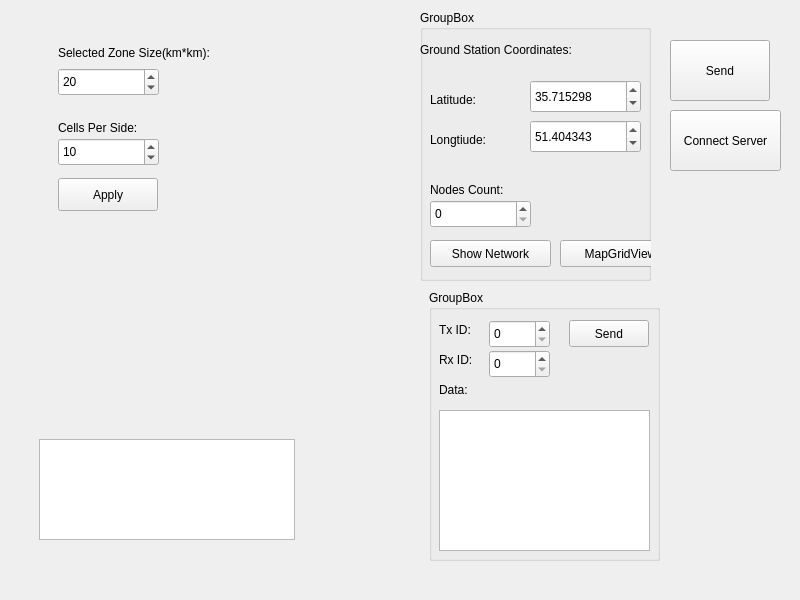
<?xml version="1.0" encoding="UTF-8"?>
<ui version="4.0">
 <class>MainWindow</class>
 <widget class="QMainWindow" name="MainWindow">
  <property name="geometry">
   <rect>
    <x>0</x>
    <y>0</y>
    <width>800</width>
    <height>600</height>
   </rect>
  </property>
  <property name="windowTitle">
   <string>MainWindow</string>
  </property>
  <widget class="QWidget" name="centralwidget">
   <widget class="QWidget" name="widget" native="true">
    <property name="geometry">
     <rect>
      <x>9</x>
      <y>9</y>
      <width>400</width>
      <height>582</height>
     </rect>
    </property>
    <property name="sizePolicy">
     <sizepolicy hsizetype="Fixed" vsizetype="Minimum">
      <horstretch>0</horstretch>
      <verstretch>0</verstretch>
     </sizepolicy>
    </property>
    <property name="minimumSize">
     <size>
      <width>400</width>
      <height>500</height>
     </size>
    </property>
    <widget class="QListWidget" name="listWidget">
     <property name="geometry">
      <rect>
       <x>30</x>
       <y>430</y>
       <width>256</width>
       <height>101</height>
      </rect>
     </property>
    </widget>
    <widget class="QStackedWidget" name="stackedWidget">
     <property name="geometry">
      <rect>
       <x>39</x>
       <y>29</y>
       <width>331</width>
       <height>261</height>
      </rect>
     </property>
     <widget class="QWidget" name="page">
      <widget class="QLabel" name="label_5">
       <property name="geometry">
        <rect>
         <x>10</x>
         <y>-1</y>
         <width>241</width>
         <height>31</height>
        </rect>
       </property>
       <property name="text">
        <string>Selected Zone Size(km*km):</string>
       </property>
      </widget>
      <widget class="QSpinBox" name="sp_zoneSize">
       <property name="geometry">
        <rect>
         <x>10</x>
         <y>30</y>
         <width>101</width>
         <height>28</height>
        </rect>
       </property>
       <property name="maximum">
        <number>10000</number>
       </property>
       <property name="value">
        <number>20</number>
       </property>
      </widget>
      <widget class="QPushButton" name="pb_Apply">
       <property name="geometry">
        <rect>
         <x>10</x>
         <y>140</y>
         <width>100</width>
         <height>33</height>
        </rect>
       </property>
       <property name="text">
        <string>Apply</string>
       </property>
      </widget>
      <widget class="QLabel" name="label_9">
       <property name="geometry">
        <rect>
         <x>10</x>
         <y>80</y>
         <width>181</width>
         <height>19</height>
        </rect>
       </property>
       <property name="text">
        <string>Cells Per Side:</string>
       </property>
      </widget>
      <widget class="QSpinBox" name="sp_pixelLength">
       <property name="geometry">
        <rect>
         <x>10</x>
         <y>100</y>
         <width>101</width>
         <height>28</height>
        </rect>
       </property>
       <property name="minimum">
        <number>1</number>
       </property>
       <property name="maximum">
        <number>100</number>
       </property>
       <property name="value">
        <number>10</number>
       </property>
      </widget>
     </widget>
     <widget class="QWidget" name="page_2"/>
    </widget>
   </widget>
   <widget class="QGroupBox" name="groupBox">
    <property name="geometry">
     <rect>
      <x>420</x>
      <y>10</y>
      <width>231</width>
      <height>271</height>
     </rect>
    </property>
    <property name="title">
     <string>GroupBox</string>
    </property>
    <widget class="QLabel" name="label_2">
     <property name="geometry">
      <rect>
       <x>0</x>
       <y>30</y>
       <width>241</width>
       <height>20</height>
      </rect>
     </property>
     <property name="text">
      <string>Ground Station Coordinates:</string>
     </property>
    </widget>
    <widget class="QPushButton" name="pushButton">
     <property name="geometry">
      <rect>
       <x>10</x>
       <y>230</y>
       <width>121</width>
       <height>27</height>
      </rect>
     </property>
     <property name="text">
      <string>Show Network</string>
     </property>
    </widget>
    <widget class="QLabel" name="label_3">
     <property name="geometry">
      <rect>
       <x>10</x>
       <y>80</y>
       <width>91</width>
       <height>19</height>
      </rect>
     </property>
     <property name="text">
      <string>Latitude:</string>
     </property>
    </widget>
    <widget class="QLabel" name="label_4">
     <property name="geometry">
      <rect>
       <x>10</x>
       <y>120</y>
       <width>111</width>
       <height>19</height>
      </rect>
     </property>
     <property name="text">
      <string>Longtiude:</string>
     </property>
    </widget>
    <widget class="QSpinBox" name="pb_NodesCount">
     <property name="geometry">
      <rect>
       <x>10</x>
       <y>190</y>
       <width>101</width>
       <height>28</height>
      </rect>
     </property>
    </widget>
    <widget class="QLabel" name="label">
     <property name="geometry">
      <rect>
       <x>10</x>
       <y>170</y>
       <width>181</width>
       <height>19</height>
      </rect>
     </property>
     <property name="text">
      <string>Nodes Count:</string>
     </property>
    </widget>
    <widget class="QDoubleSpinBox" name="sp_Lat">
     <property name="geometry">
      <rect>
       <x>110</x>
       <y>70</y>
       <width>111</width>
       <height>33</height>
      </rect>
     </property>
     <property name="decimals">
      <number>6</number>
     </property>
     <property name="value">
      <double>35.715297999999997</double>
     </property>
    </widget>
    <widget class="QDoubleSpinBox" name="sp_Long">
     <property name="geometry">
      <rect>
       <x>110</x>
       <y>110</y>
       <width>111</width>
       <height>33</height>
      </rect>
     </property>
     <property name="decimals">
      <number>6</number>
     </property>
     <property name="value">
      <double>51.404342999999997</double>
     </property>
    </widget>
    <widget class="QPushButton" name="pb_mapGrdView">
     <property name="geometry">
      <rect>
       <x>140</x>
       <y>230</y>
       <width>121</width>
       <height>27</height>
      </rect>
     </property>
     <property name="text">
      <string>MapGridView</string>
     </property>
    </widget>
   </widget>
   <widget class="QGroupBox" name="groupBox_2">
    <property name="geometry">
     <rect>
      <x>429</x>
      <y>290</y>
      <width>231</width>
      <height>271</height>
     </rect>
    </property>
    <property name="title">
     <string>GroupBox</string>
    </property>
    <widget class="QSpinBox" name="sp_Tx">
     <property name="geometry">
      <rect>
       <x>60</x>
       <y>30</y>
       <width>61</width>
       <height>28</height>
      </rect>
     </property>
     <property name="maximum">
      <number>1000000</number>
     </property>
    </widget>
    <widget class="QLabel" name="label_6">
     <property name="geometry">
      <rect>
       <x>10</x>
       <y>30</y>
       <width>56</width>
       <height>19</height>
      </rect>
     </property>
     <property name="text">
      <string>Tx ID:</string>
     </property>
    </widget>
    <widget class="QLabel" name="label_7">
     <property name="geometry">
      <rect>
       <x>10</x>
       <y>60</y>
       <width>56</width>
       <height>19</height>
      </rect>
     </property>
     <property name="text">
      <string>Rx ID:</string>
     </property>
    </widget>
    <widget class="QSpinBox" name="sp_Rx">
     <property name="geometry">
      <rect>
       <x>60</x>
       <y>60</y>
       <width>61</width>
       <height>28</height>
      </rect>
     </property>
     <property name="maximum">
      <number>1000000</number>
     </property>
    </widget>
    <widget class="QPlainTextEdit" name="plainTextEdit">
     <property name="geometry">
      <rect>
       <x>10</x>
       <y>120</y>
       <width>211</width>
       <height>141</height>
      </rect>
     </property>
    </widget>
    <widget class="QLabel" name="label_8">
     <property name="geometry">
      <rect>
       <x>10</x>
       <y>90</y>
       <width>56</width>
       <height>19</height>
      </rect>
     </property>
     <property name="text">
      <string>Data:</string>
     </property>
    </widget>
    <widget class="QPushButton" name="pb_send">
     <property name="geometry">
      <rect>
       <x>140</x>
       <y>30</y>
       <width>80</width>
       <height>27</height>
      </rect>
     </property>
     <property name="text">
      <string>Send</string>
     </property>
    </widget>
   </widget>
   <widget class="QPushButton" name="pb_Mapdata">
    <property name="geometry">
     <rect>
      <x>670</x>
      <y>40</y>
      <width>100</width>
      <height>61</height>
     </rect>
    </property>
    <property name="text">
     <string>Send</string>
    </property>
   </widget>
   <widget class="QPushButton" name="pb_connect">
    <property name="geometry">
     <rect>
      <x>670</x>
      <y>110</y>
      <width>111</width>
      <height>61</height>
     </rect>
    </property>
    <property name="text">
     <string>Connect Server</string>
    </property>
   </widget>
  </widget>
 </widget>
 <resources/>
 <connections/>
</ui>
